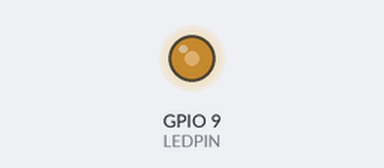
A sketch run on a simulated ESP32-S3. Parts: output pins drawn as LEDs (lit = HIGH). What the sketch prints to the serial monitor is not drawn.

Above: at 0.2 s.
Timing chart, 0 to 1.7 s (numbered marks = the images above):
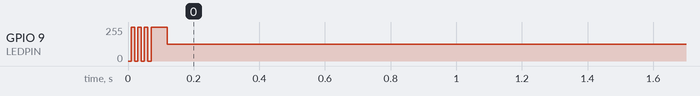

The sketch:

ESP32_TimerBlink001.ino
```cpp
#define LEDPIN 9           // LED-Pin
hw_timer_t * timer = NULL; // Hardware-Timer erstellen
volatile byte led = LOW;   // LED-Status

void IRAM_ATTR onTimer() {
  led=!led; // Toggle LED-Status
  digitalWrite(LEDPIN, led); // Ansteuerung LED
}

void setup() {
  Serial.begin(9600);
  pinMode(LEDPIN, OUTPUT); // LED-Pin als Ausgang
  Serial.println("Timer-Start");
  timer = timerBegin(0, 80, true);  // timer 0, MWDT clock period = 12.5 ns * TIMGn_Tx_WDT_CLK_PRESCALE -> 12.5 ns * 80 -> 1000 ns = 1 us, countUp
  timerAttachInterrupt(timer, &onTimer, true); // edge (not level) triggered
  //timerAlarmWrite(timer, 1000000, true); // 1000000 * 1 us = 1 s, autoreload true
  timerAlarmWrite(timer, 10000, true); // 1000000 * 1 us = 1 s, autoreload true
  timerAlarmEnable(timer); // Enable Timer
}

void loop() { /* leer */ }
```

Measured:
- by itself, GPIO 9 (LEDPIN): 0/255 → 127/255 at 0.01 s
